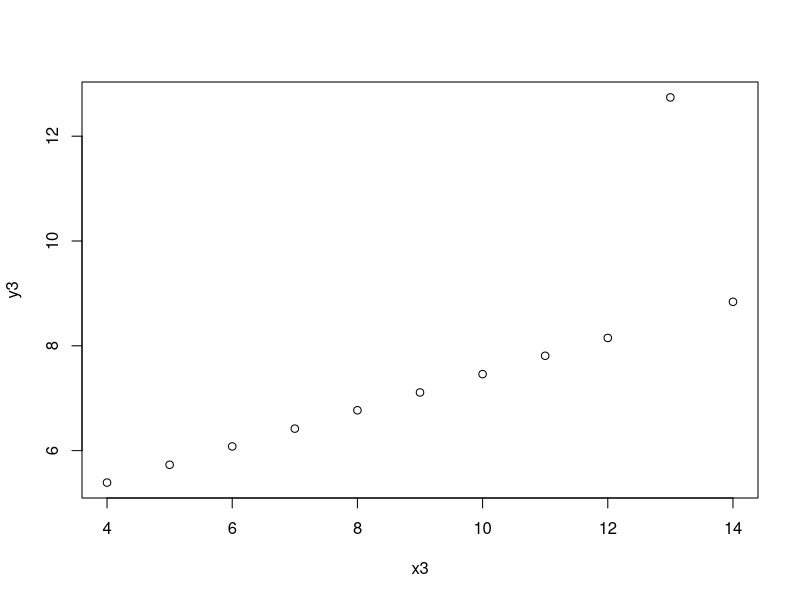
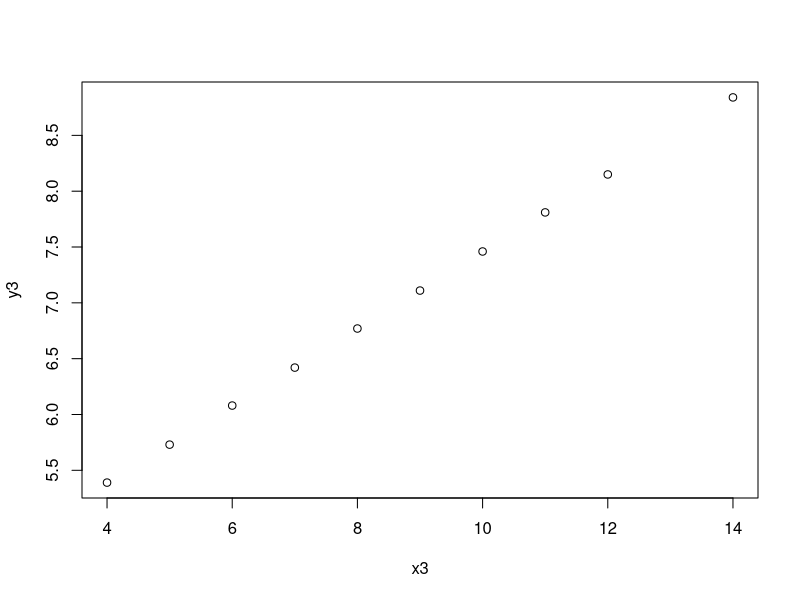
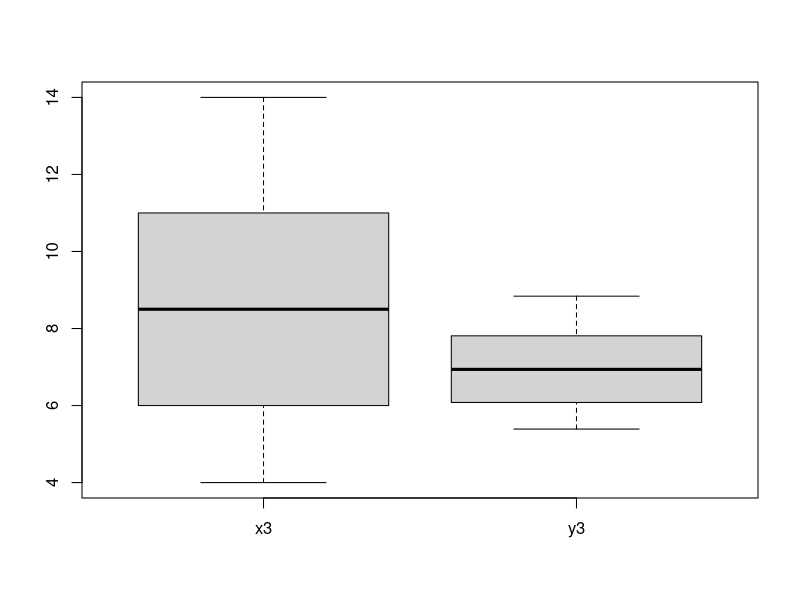
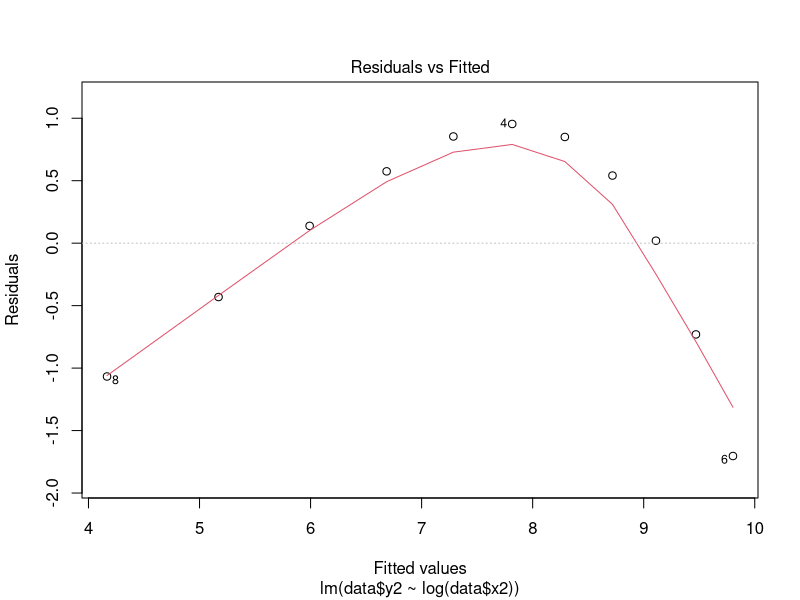
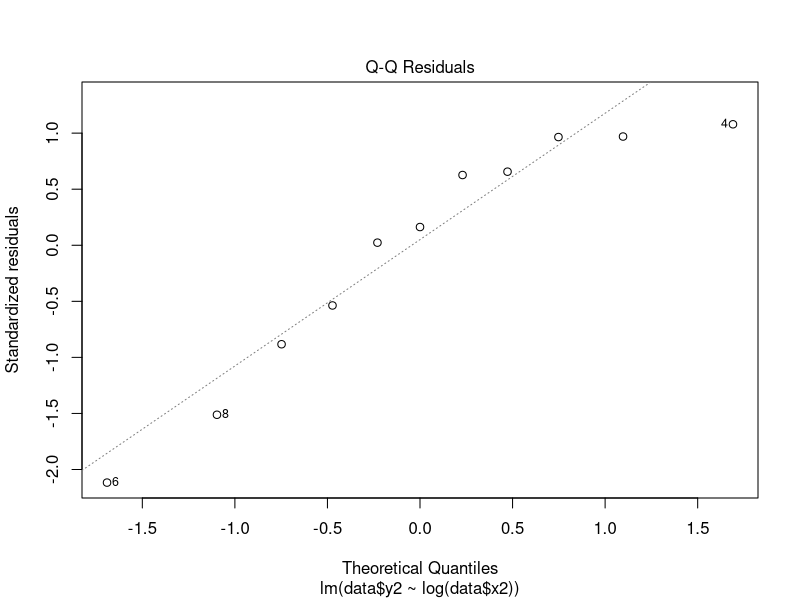
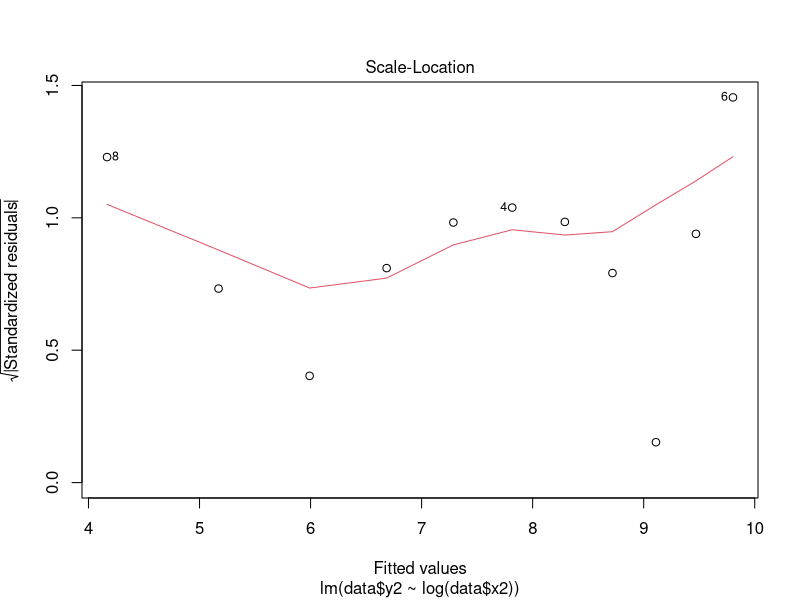
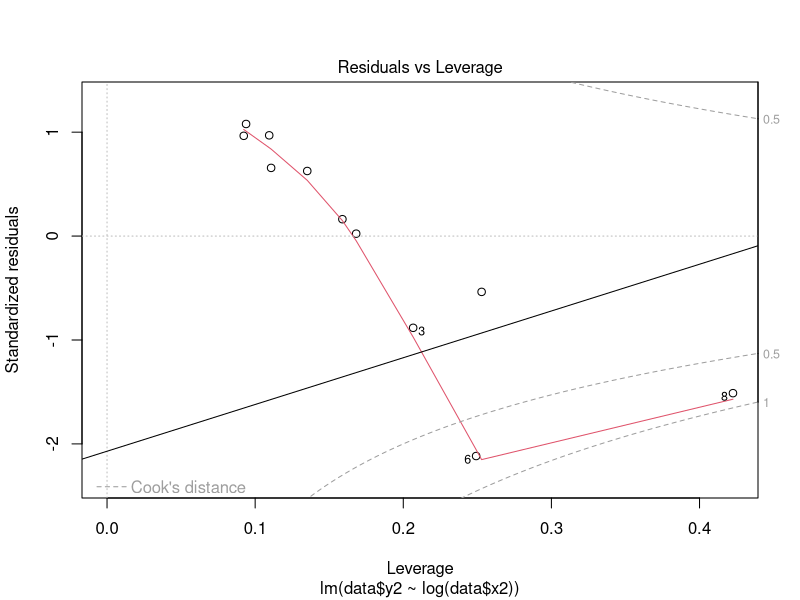

Generate these figures, in order, with R:
f  = function(x,n){
  i = (1:n)
  sum(x^i/i)
  
}
n = 5
x = seq(2.3,10.1,by=0.2)
xl = length(x)
nl = rep(c(2,3,5),length.out = xl)

inx = (1:xl)
f2 = function(x,n){
  x = f(x,n)
}
f3 = function(x,n){
  for (i in 1:length(x)) {
    x[i] = f2(x[i],n)
  }
  x
}
s1 = sum(f3(x,n))
s2  = sum(f3(nl,n))
s  = s1 + s2
s
#-----------------------------
#2
#a)
data = data.frame(state.x77)
i = order(data$Illiteracy)
name = rownames(data)
badIlliteracyTown = name[i[1:5]]
badIlliteracyTown
#b)
i = order(data$Area,decreasing = T)
sumOfPop = sum(data[i[1:10],1])
sumOfPop

#v)
v = sum(data$Life.Exp>70)
v

#g) 
g = name[which.max(data$Population/data$Area)]
g

#--------------
#3)

#Ho : s negramotnost ot 1% e murder = s negramotnost ot >=1% murder
#Ho : s negramotnost ot 1% e murder< s negramotnost ot >=1% murder

d  = data[data$Illiteracy<1,]
d1M = d$Murder
d2  = data[data$Illiteracy>=1,]
d2M = d2$Murder
d1M
d2M
shapiro.test(d1M)#normalno e
shapiro.test(d2M)#normalno e

t.test(d1M,d2M,alternative = "less")
# mojem da othuvrim H0 => e вярно che  в щатите с неграмотност под 1% стават по-малко убийства?


#--------------
#4
data =data.frame(x3 = anscombe$x3, y3 = anscombe$y3)
plot(data)
outlierRowIdx = which(data$y3>9)
newData = data[-outlierRowIdx,]
plot(newData)
boxplot(newData)

cor(data$x3,data$y3)
cor(newData$x3,newData$y3)


model = lm(data$x3 ~ data$y3);
sm   = summary(model);
sm
model = lm(newData$x3 ~ newData$y3);
sm   = summary(model);
sm

#------------------


#5)
#h0 : ravni sa
#h1 : pri jenite e po efektivno

w = 100
m = 200
wp = 62
mp = 100
prop.test(c(wp,w),c(mp,m),alternative = "greater",conf.level = 0.99)
#0.03> 0.01 -> ne othvurlqme H0 => ima ednakuv efekt


#3.2
data = data.frame(state.x77)

d2  = data[data$Illiteracy>=1,]
d2M = d2$Murder
shapiro.test(d2M)
t.test(d2M,conf.level = 0.9)


#4.2
data = data.frame(x2=anscombe$x2, y2=anscombe$y2)
l2 = lm(data$y2 ~ log(data$x2))
s = summary(l2)
plot(l2)
#points(data$x2, data$y2)
#plot(c(data$x3, data$y3))
abline(l2)
#smqteme korelaciqta na x2 i y2
#ako cor blizo do 1 => imat lineina vruzka
#ako cor blizo do 0 => nqmat lineina vruzka
cor(data$y2, data$x2)


